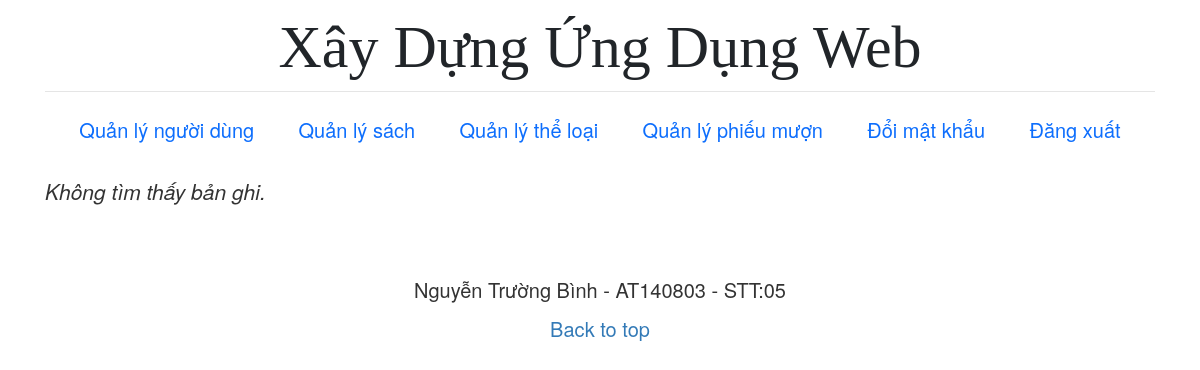
The page /borrow/index.php (signed in) on the database as committed earlier.
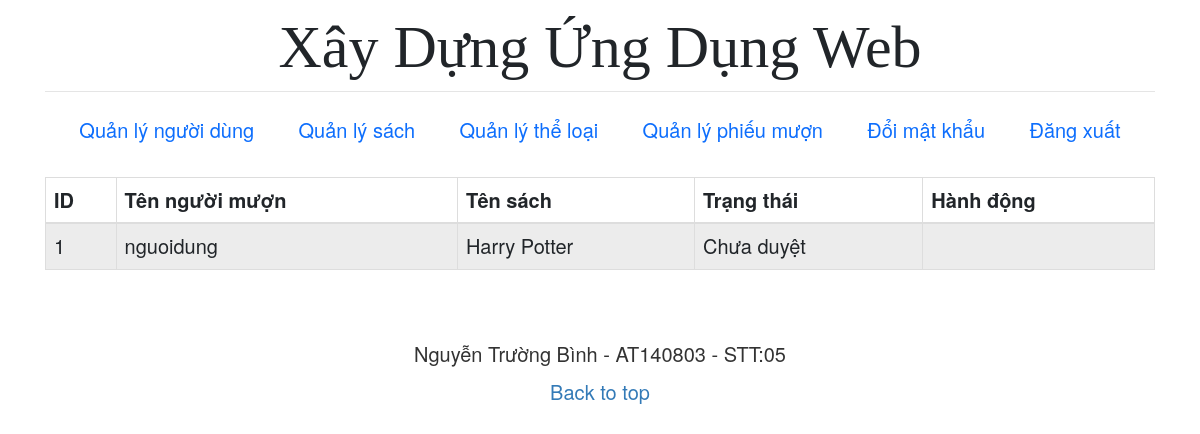
The same page on the database as committed later.
### tables this page shows
CREATE TABLE `borrow_book` (
  `id` int(11) NOT NULL,
  `user_id` int(11) NOT NULL,
  `book_id` int(11) NOT NULL,
  `status` int(11) NOT NULL DEFAULT 0
);

CREATE TABLE `users` (
  `id` int(11) NOT NULL,
  `role_id` int(11) NOT NULL DEFAULT 3,
  `username` varchar(50) NOT NULL,
  `email` varchar(50) NOT NULL,
  `password` varchar(50) NOT NULL,
  `phone` text NOT NULL,
  `address` text NOT NULL
);

CREATE TABLE `books` (
  `id` int(11) NOT NULL,
  `name` text NOT NULL,
  `author` text NOT NULL,
  `category_id` int(11) NOT NULL,
  `quantily` int(11) NOT NULL
);

### libs/checkPermission.php (called while the page is built)
<?php
    function checkPermission($conn, $role_id, $permission_id){
        $sql ="SELECT * FROM roles_permissions
        LEFT JOIN users ON users.role_id = roles_permissions.role_id
        WHERE users.role_id = $role_id
        AND roles_permissions.perm_id = $permission_id";
        $result = mysqli_query($conn, $sql);
        $rows = mysqli_num_rows($result);
        if ($rows == 0) {
            return false;
        } else {
            return true;
        };
    }

### borrow/index.php (the view, shortened to what this page needs)
<?php include "../includes/header.php"; ?>
<?php
require_once("../libs/connection.php");
require_once("../libs/checkPermission.php");
if (checkPermission($conn, $_SESSION['role_id'], 8)) {
?>
  <main class="container">
    <?php
    if ($_SESSION['role_id'] == 2) {
      $sql = "SELECT * FROM borrow_book";
    } else {
      $user_id = $_SESSION['user_id'];
      $sql = "SELECT * FROM borrow_book WHERE user_id = '$user_id'";
    }
    if ($result = mysqli_query($conn, $sql)) {
      if (mysqli_num_rows($result) > 0) {
        echo "<table class='table table-bordered table-striped'>";
        echo "<thead>";
        echo "<tr>";
        echo "<th>ID</th>";
        echo "<th>Tên người mượn</th>";
        echo "<th>Tên sách</th>";
        echo "<th>Trạng thái</th>";
        echo "<th>Hành động</th>";
        echo "</tr>";
        echo "</thead>";
        echo "<tbody>";
        $i=1;
        while ($row = mysqli_fetch_array($result)) {
          echo "<tr>";
          echo "<td>" . $i++ . "</td>";
          $user_id = $row['user_id'];
          $sql_user = "SELECT * FROM users WHERE id = '$user_id'";
          $result_user = mysqli_query($conn, $sql_user);
          if ($data_user = mysqli_fetch_array($result_user)){
            echo "<td>". $data_user['username'] ."</td>";
          };
          $book_id = $row['book_id'];
          $sql_book = "SELECT * FROM books WHERE id = '$book_id'";
          $result_book = mysqli_query($conn, $sql_book);
          if ($data_book = mysqli_fetch_array($result_book)){
            echo "<td>". $data_book['name'] ."</td>";
          };
          $status = $row['status'];
          if ($status == 0) {
            echo "<td> Chưa duyệt </td>";
          } else {
            echo "<td> Đã duyệt </td>";
          }
          echo "<td>";
          echo "</td>";
          echo "</tr>";
        }
        echo "</tbody>";
        echo "</table>";
      } else {
        echo "<p class='lead'><em>Không tìm thấy bản ghi.</em></p>";
      }
    } else {
      echo "ERROR: Không thể thực thi $sql. " . mysqli_error($conn);
    }
    ?>
  </main>
<?php
} else {
  header('Location: ../errors/403.php');
}
?>
<?php include "../includes/footer.php" ?>

Rows that differ between the two databases and show on the page:
added borrow_book: user.username "nguoidung", book.name "Harry Potter", status "Chưa duyệt"
Other text that changed with them:
text no longer shown: "Không tìm thấy bản ghi."
text now shown: "ID Tên người mượn Tên sách Trạng thái Hành động"
